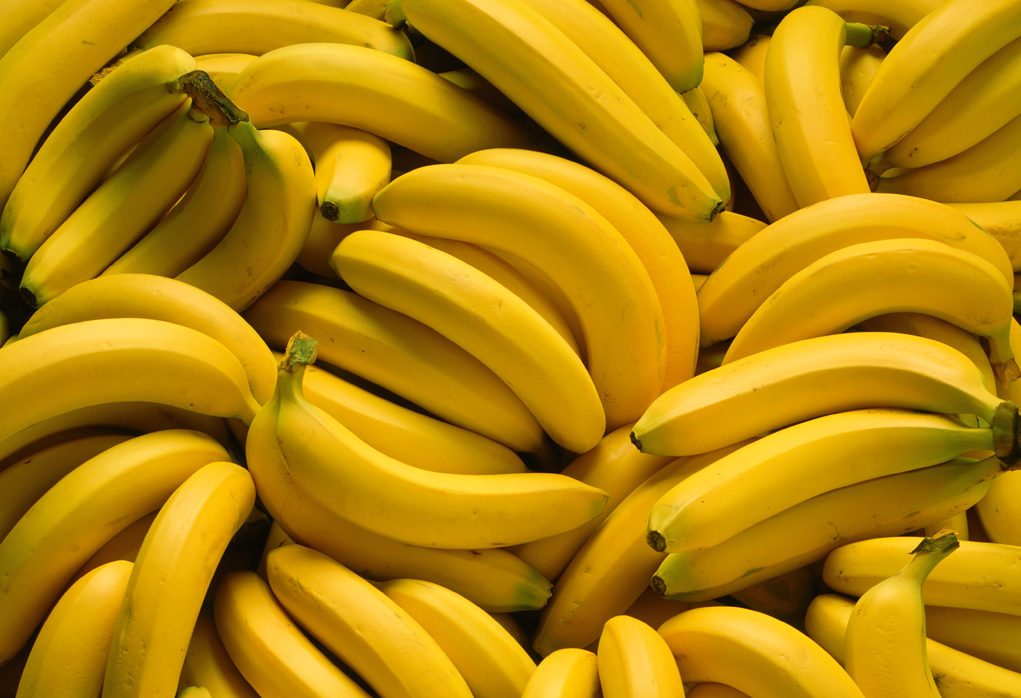
#> input picture Chapter 7/banana.png, 1021 x 698 px
$ python equalize.py --image banana.png
#> lines starting #> are read from the running program, lines starting #| are printed output that depends on the picture
import numpy as np
import argparse
import cv2

ap = argparse.ArgumentParser()
ap.add_argument("-i", "--image", required = True, help = "Path to the image")
args = vars(ap.parse_args())

image = cv2.imread(args["image"])
#> image is the input picture: shape (698, 1021, 3); mean B, G, R 9.2, 132.6, 179
cv2.imshow("Original", image)
cv2.waitKey(0)

#Convert image to grayscale
image = cv2.cvtColor(image, cv2.COLOR_BGR2GRAY)
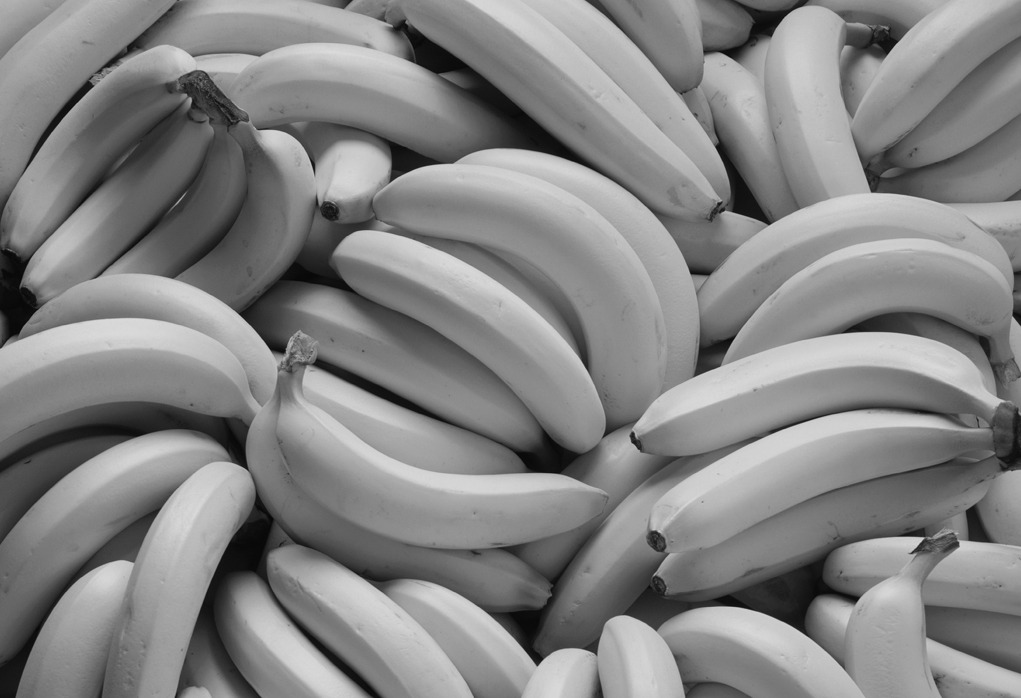
#> image: shape (698, 1021); min 7, max 219, mean 132.4

#Equalize histogram
eq = cv2.equalizeHist(image)
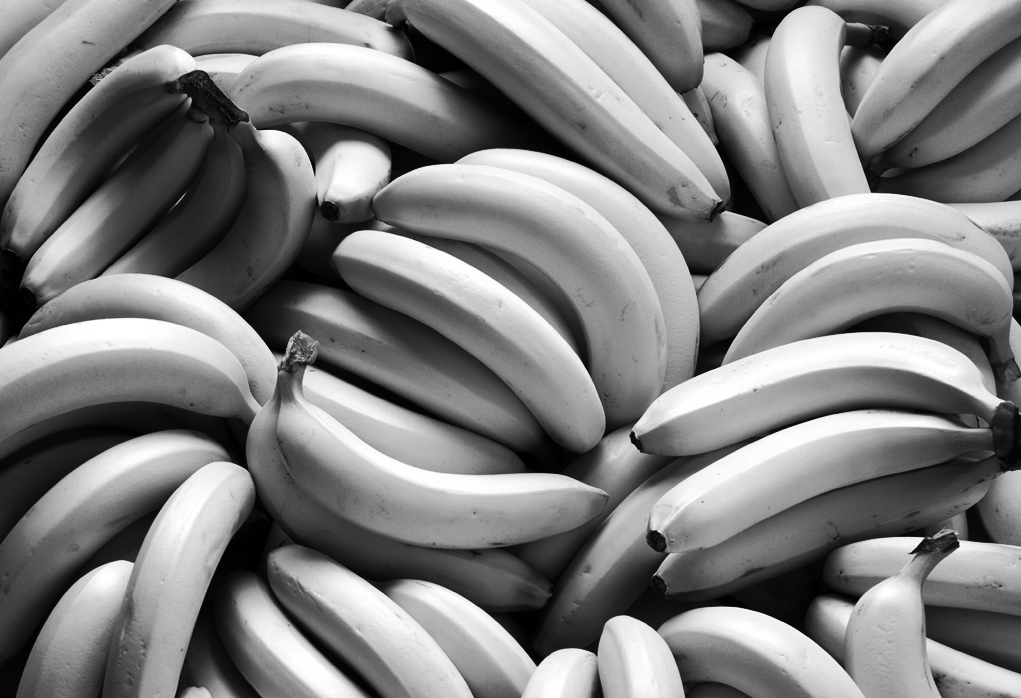
#> eq: shape (698, 1021); min 0, max 255, mean 128.3

#Show grayscale and equalized image side-by-side
cv2.imshow("Histogram Equalization", np.hstack([image, eq]))
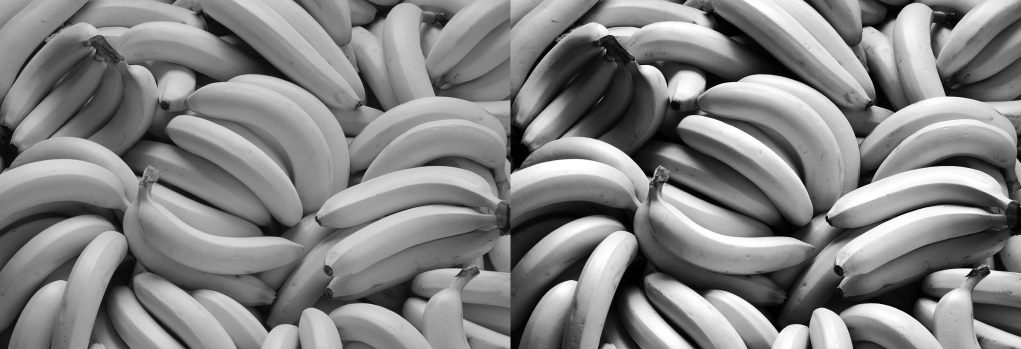
#> window 'Histogram Equalization': shape (698, 2042) (shown at 1/2 size); min 0, max 255, mean 130.4
cv2.waitKey(0)
